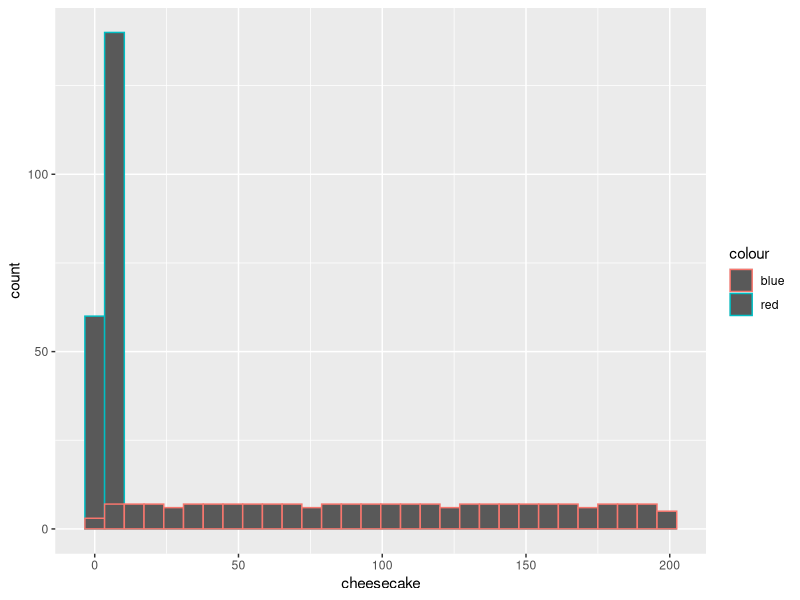
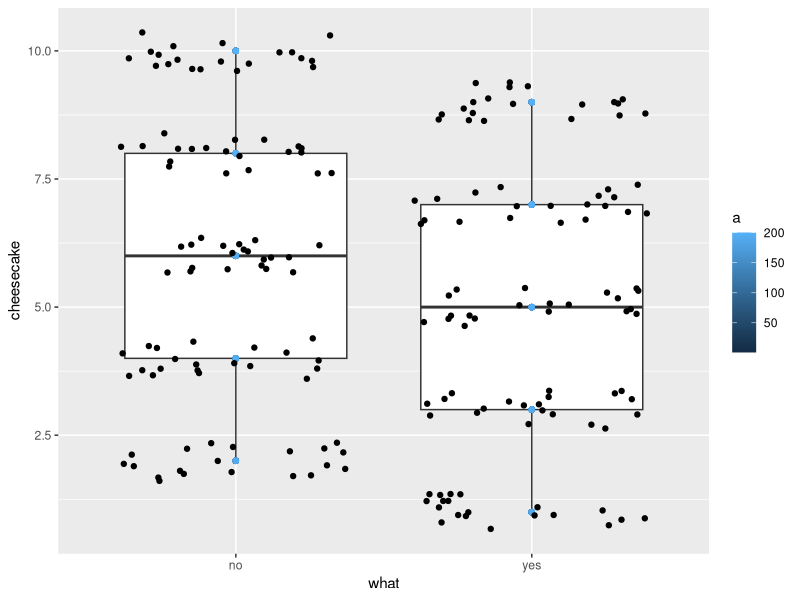
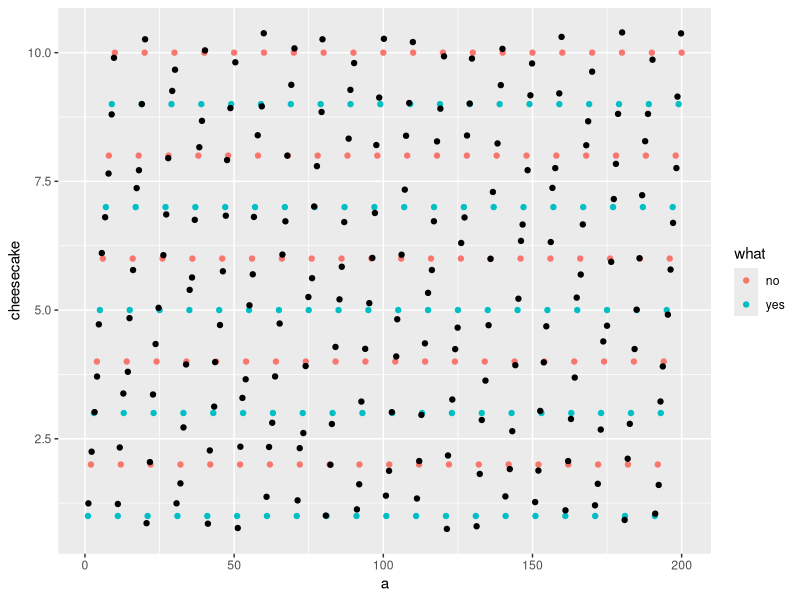
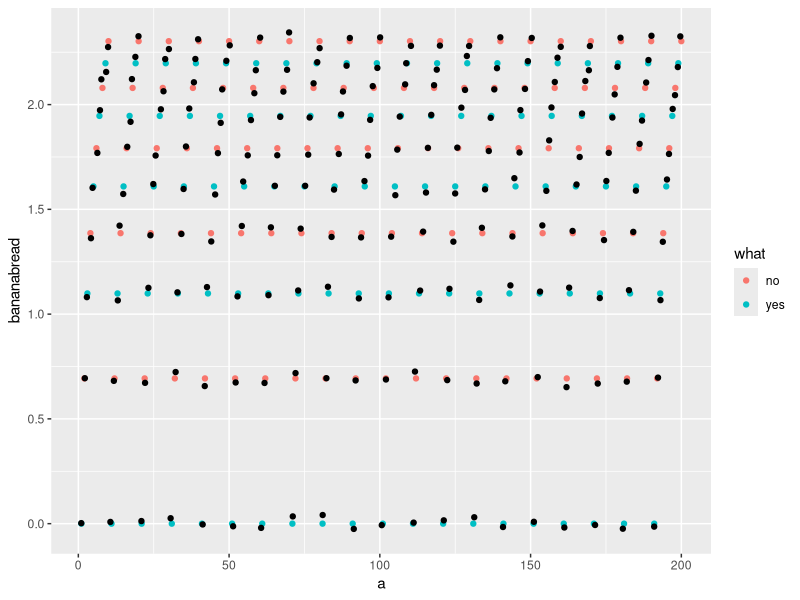
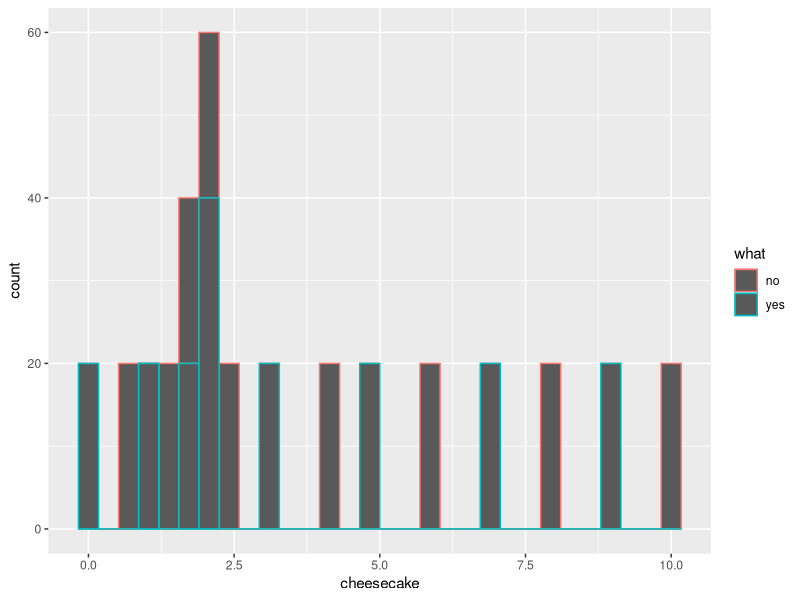

Source code (R) for these figures, in order:
a<-1:200
cheesecake<-rep(1:10, 20)
a_cheesecake<-data.frame(a,cheesecake)
head(a_cheesecake)
library(ggplot2)
g1<- ggplot(a_cheesecake, aes(x=cheesecake,col="red"))+geom_histogram()+geom_histogram(aes(x=a, col="blue"))
g1
a_cheesecake$what<-rep(c("yes","no"),100)
g2<-ggplot(a_cheesecake, aes(x=what, y=cheesecake))+geom_boxplot()+geom_point(aes(col=a))+geom_jitter()
g2
g3<-ggplot(a_cheesecake, aes(x=a, y=cheesecake))+geom_point(aes(col=what))+geom_jitter()
g3
a_cheesecake$bananabread<-log(cheesecake)
g4<-ggplot(a_cheesecake, aes(x=a, y=bananabread))+geom_point(aes(col=what))+geom_jitter()
g4
g5<-ggplot(a_cheesecake, aes(x=cheesecake))+geom_histogram(aes(col=what))+geom_histogram(aes(x=bananabread,col=what))
g5
pie<-3.14*c(a_cheesecake$cheesecake,a_cheesecake$bananabread)
a_cheesecake$pie<-head(sqrt(pie),200)
a_cheesecake$pie<-head(sqrt(pie),200)

bananagrams<- rep(c("A","E"),200)

applegrams<-rep(c("alpha","beta"),100)
a_cheesecake$applegrams<-applegrams
